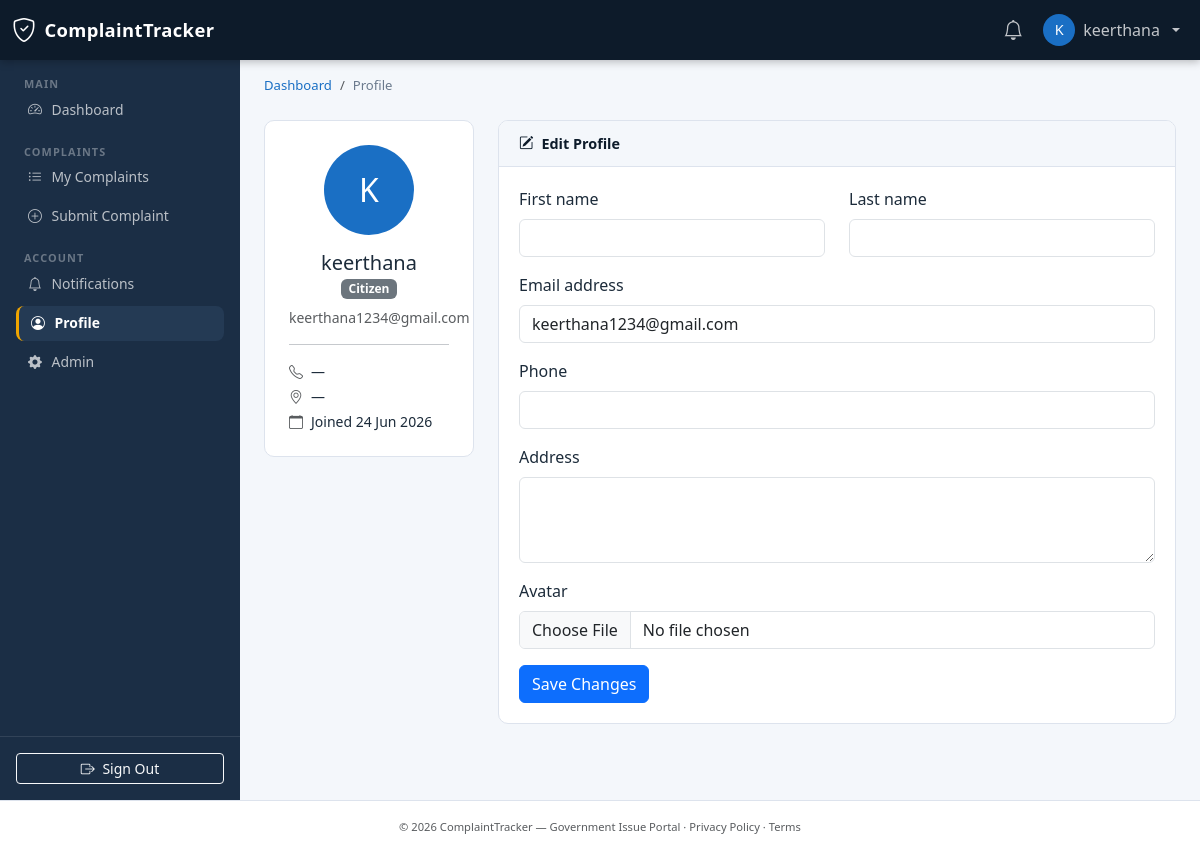
The page /accounts/profile/ (signed in) on the database its author committed.
### accounts/models.py (models this page shows, shortened)
class User(AbstractUser):
    ROLE_CITIZEN = 'citizen'
    ROLE_OFFICER = 'officer'
    ROLE_ADMIN   = 'admin'
    ROLE_CHOICES = [
        (ROLE_CITIZEN, 'Citizen'),
        (ROLE_OFFICER, 'Officer'),
        (ROLE_ADMIN,   'Admin'),
    ]
    role    = models.CharField(max_length=10, choices=ROLE_CHOICES, default=ROLE_CITIZEN)
    phone   = models.CharField(max_length=20, blank=True)
    address = models.TextField(blank=True)
    avatar  = models.ImageField(upload_to='avatars/', blank=True, null=True)
    class Meta:
        verbose_name      = 'User'
        verbose_name_plural = 'Users'
        indexes = [models.Index(fields=['role'])]
    @property
    def is_citizen(self):
        return self.role == self.ROLE_CITIZEN
    @property
    def can_manage_complaints(self):
        return self.role in (self.ROLE_OFFICER, self.ROLE_ADMIN)
    def get_role_badge(self):
        badges = {
            self.ROLE_CITIZEN: 'bg-secondary',
            self.ROLE_OFFICER: 'bg-primary',
            self.ROLE_ADMIN:   'bg-danger',
        }
        return badges.get(self.role, 'bg-secondary')

### accounts/views.py (the view, shortened to what this page needs)
# urls.py: path('profile/',  views.ProfileView.as_view(),   name='profile'),
class ProfileView(LoginRequiredMixin, UpdateView):
    template_name = 'accounts/profile.html'
    form_class    = ProfileForm
    success_url   = reverse_lazy('accounts:profile')
    def get_object(self):
        return self.request.user

### accounts/forms.py (shortened to what this page needs)
class ProfileForm(forms.ModelForm):
    class Meta:
        model  = User
        fields = ('first_name', 'last_name', 'email', 'phone', 'address', 'avatar')
        widgets = {'address': forms.Textarea(attrs={'rows': 3})}
    def __init__(self, *args, **kwargs):
        super().__init__(*args, **kwargs)
        self.helper = FormHelper()
        self.helper.layout = Layout(
            Row(Column('first_name', css_class='col-md-6'),
                Column('last_name',  css_class='col-md-6')),
            'email', 'phone', 'address', 'avatar',
            Submit('submit', 'Save Changes', css_class='btn btn-primary'),
        )

### accounts/context_processors.py (called while the page is built)
def notification_count(request):
    count = 0
    if request.user.is_authenticated:
        from complaints.models import Notification
        count = Notification.objects.filter(user=request.user, is_read=False).count()
    return {'unread_notification_count': count}

### templates/accounts/profile.html (shortened to what this page needs)
{% extends "base.html" %}
{% load crispy_forms_tags %}
{% block breadcrumb %}
<div class="ct-breadcrumb px-4 pt-3">
  <nav aria-label="breadcrumb">
    <ol class="breadcrumb mb-0">
      <li class="breadcrumb-item"><a href="{% url 'dashboard:index' %}">Dashboard</a></li>
      <li class="breadcrumb-item active">Profile</li>
    </ol>
  </nav>
</div>
{% endblock %}
{% block content %}
<div class="row g-4">
  <div class="col-md-3 text-center">
    <div class="ct-card p-4">
      {% if user.avatar %}
        <img src="{{ user.avatar.url }}" class="rounded-circle mb-3" width="100" height="100" style="object-fit:cover;" alt="Avatar">
      {% else %}
        <div class="ct-avatar-lg rounded-circle mx-auto mb-3 d-flex align-items-center justify-content-center">
          {{ user.username|first|upper }}
        </div>
      {% endif %}
      <h5 class="mb-0">{{ user.get_full_name|default:user.username }}</h5>
      <span class="badge {{ user.get_role_badge }} mt-1">{{ user.get_role_display }}</span>
      <div class="mt-2 text-muted small">{{ user.email }}</div>
      <hr>
      <div class="text-start small">
        <div><i class="bi bi-telephone me-2 text-muted"></i>{{ user.phone|default:'—' }}</div>
        <div class="mt-1"><i class="bi bi-geo-alt me-2 text-muted"></i>{{ user.address|default:'—' }}</div>
        <div class="mt-1"><i class="bi bi-calendar me-2 text-muted"></i>Joined {{ user.date_joined|date:"d M Y" }}</div>
      </div>
    </div>
  </div>
  <div class="col-md-9">
    <div class="ct-card">
      <div class="ct-card-header"><i class="bi bi-pencil-square me-2"></i>Edit Profile</div>
      <div class="ct-card-body">
        <form method="post" enctype="multipart/form-data">
          {% crispy form %}
        </form>
      </div>
    </div>
  </div>
</div>
{% endblock %}

### templates/includes/navbar.html (shortened to what this page needs)
<nav class="navbar navbar-expand-lg ct-navbar">
  <div class="container-fluid">
    <a class="navbar-brand d-flex align-items-center gap-2" href="{% url 'dashboard:index' %}">
      <i class="bi bi-shield-check fs-4"></i>
      <span class="fw-bold">ComplaintTracker</span>
    </a>
    <div class="collapse navbar-collapse" id="mainNav">
      <ul class="navbar-nav ms-auto align-items-center gap-1">
        <li class="nav-item">
          <a class="nav-link position-relative" href="{% url 'complaints:notifications' %}">
            <i class="bi bi-bell fs-5"></i>
          </a>
        </li>
        <li class="nav-item dropdown">
          <a class="nav-link dropdown-toggle d-flex align-items-center gap-2" href="#"
             data-bs-toggle="dropdown">
            {% if user.avatar %}
              <img src="{{ user.avatar.url }}" class="ct-avatar-sm rounded-circle" alt="avatar">
            {% else %}
              <div class="ct-avatar-sm ct-avatar-placeholder rounded-circle d-flex align-items-center justify-content-center">
                {{ user.username|first|upper }}
              </div>
            {% endif %}
            <span class="d-none d-md-inline">{{ user.get_full_name|default:user.username }}</span>
          </a>
        </li>
      </ul>
    </div>
  </div>
</nav>

### static/css/style.css (style rules this page uses)
:root { --ct-navy: #0d1b2a; --ct-navy-mid: #1b2e45; --ct-navy-light: #243a54; --ct-blue: #1a6fc4; --ct-blue-light: #3a8fd4; --ct-accent: #f0a500; --ct-surface: #ffffff; --ct-surface-2: #f4f7fb; --ct-border: #dde3ed; --ct-text: #1c2b3a; --ct-text-muted: #6b7a8d; --ct-sidebar-w: 240px; --ct-navbar-h: 60px; --ct-radius: 10px; --ct-pending: #f0a500; --ct-assigned: #1a6fc4; --ct-progress: #9b59b6; --ct-resolved: #27ae60; --ct-closed: #6b7a8d; --ct-low: #27ae60; --ct-medium: #f0a500; --ct-high: #e67e22; --ct-critical: #e74c3c; }
*, *::before, *::after { box-sizing: border-box; }
body.ct-body { font-family: 'Segoe UI', system-ui, -apple-system, sans-serif; background: var(--ct-surface-2); color: var(--ct-text); margin: 0; }
.ct-navbar { background: var(--ct-navy); height: var(--ct-navbar-h); position: sticky; top: 0; z-index: 1030; box-shadow: 0 2px 8px rgba(0,0,0,.25); }
.ct-navbar .navbar-brand { color: #fff !important; font-size: 1.15rem; letter-spacing: .02em; }
.ct-navbar .nav-link { color: rgba(255,255,255,.75) !important; }
.ct-breadcrumb .breadcrumb { font-size: .82rem; }
.ct-breadcrumb .breadcrumb-item a { color: var(--ct-blue); text-decoration: none; }
.ct-breadcrumb .breadcrumb-item.active { color: var(--ct-text-muted); }
.ct-card { background: var(--ct-surface); border: 1px solid var(--ct-border); border-radius: var(--ct-radius); overflow: hidden; }
.ct-card-header { background: var(--ct-surface-2); border-bottom: 1px solid var(--ct-border); padding: .75rem 1.25rem; font-weight: 600; font-size: .9rem; color: var(--ct-navy); }
.ct-card-body { padding: 1.25rem; }
.ct-avatar-sm { width: 32px; height: 32px; font-size: .8rem; background: var(--ct-blue); color: #fff; }
.ct-avatar-placeholder { font-size: .9rem; }
.ct-avatar-lg { width: 90px; height: 90px; font-size: 2rem; background: var(--ct-blue); color: #fff; }

### rows shown on the page
User: username|first "K", get_full_name "keerthana", role "Citizen", email "keerthana1234@gmail.com", phone "—", address "—", date_joined "24 Jun 2026"
